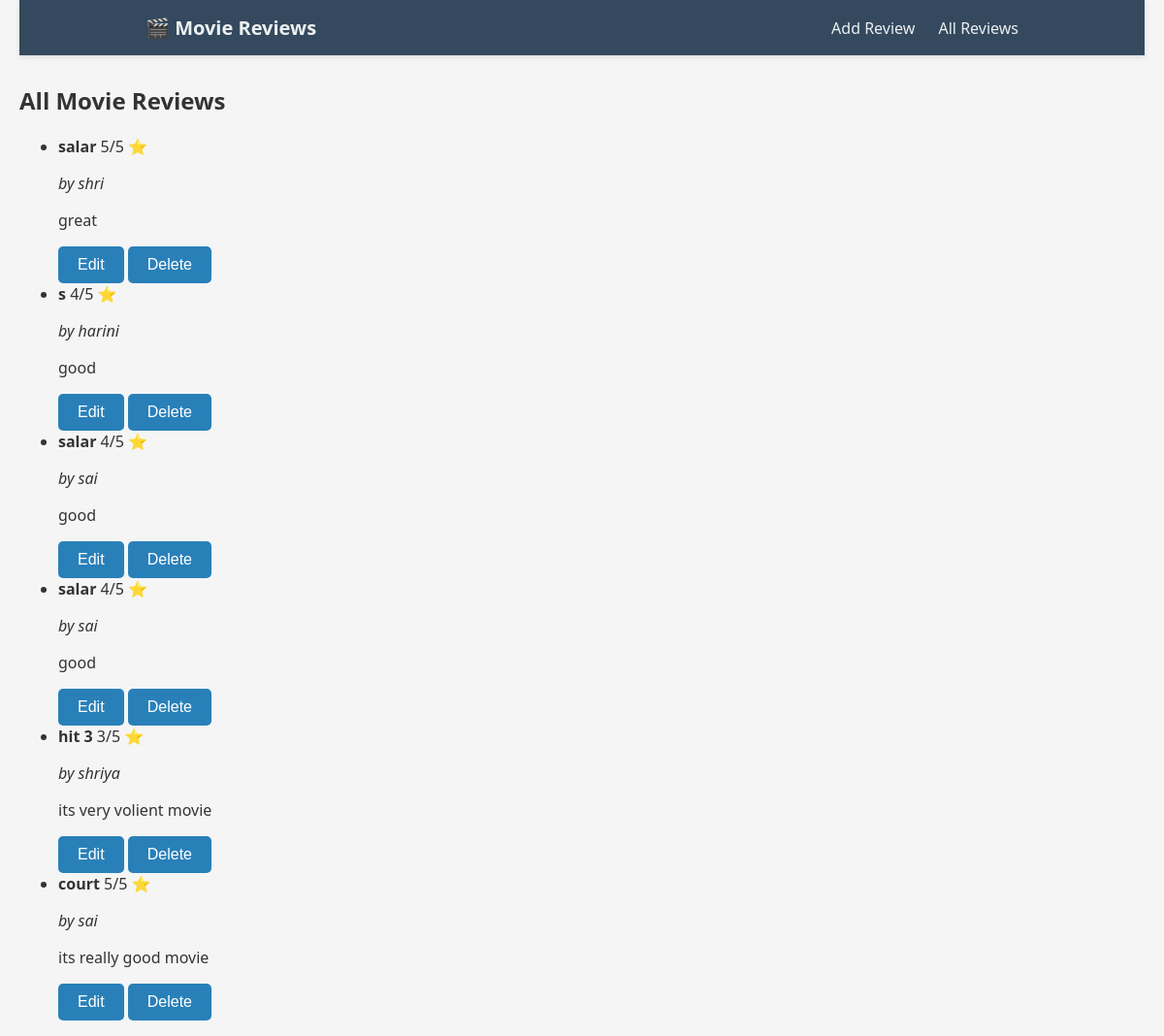
The app's page /reviews with its own data.
### tables this page shows
CREATE TABLE reviews (
    id INTEGER PRIMARY KEY AUTOINCREMENT,
    movie_title TEXT NOT NULL,
    reviewer_name TEXT NOT NULL,
    rating INTEGER NOT NULL,
    comment TEXT
);

### app.py (the view)
@app.route('/reviews')
def reviews():
    conn = get_db()
    rows = conn.execute("SELECT * FROM reviews ORDER BY id DESC").fetchall()
    conn.close()
    return render_template('reviews.html', reviews=rows)

### app.py (called while the page is built)
def get_db():
    conn = sqlite3.connect('movies.db')
    conn.row_factory = sqlite3.Row
    return conn

### templates/reviews.html (shortened to what this page needs)
<!DOCTYPE html>
<html>
<head>
  <link rel="stylesheet" href="{{ url_for('static', filename='style.css') }}">
</head>
<body>
  <nav class="navbar">
    <div class="nav-container">
      <a href="/" class="brand">🎬 Movie Reviews</a>
      <div class="nav-links">
        <a href="/add">Add Review</a>
        <a href="/reviews">All Reviews</a>
      </div>
    </div>
  </nav>
  <h2>All Movie Reviews</h2>
  <ul class="review-list">
    {% for review in reviews %}
      <li class="review-card">
        <div class="review-header">
          <strong>{{ review.movie_title }}</strong>
          <span class="rating">{{ review.rating }}/5 ⭐</span>
        </div>
        <p><i>by {{ review.reviewer_name }}</i></p>
        <p>{{ review.comment }}</p>
        <div class="review-actions">
          <form action="/edit/{{ review.id }}" method="GET" style="display:inline;">
            <button type="submit" class="edit-btn">Edit</button>
          </form>
          <form action="/delete/{{ review.id }}" method="POST" style="display:inline;">
            <button type="submit" class="delete-btn" onclick="return confirm('Are you sure you want to delete this review?')">Delete</button>
          </form>
        </div>
      </li>
    {% endfor %}
  </ul>
</body>
</html>

### static/style.css (style rules this page uses)
body { font-family: 'Segoe UI', sans-serif; background-color: #f5f5f5; margin: 0; padding: 0 20px; color: #333; }
.navbar { background-color: #34495e; padding: 15px 20px; box-shadow: 0 2px 6px rgba(0,0,0,0.1); margin-bottom: 30px; }
.nav-container { display: flex; justify-content: space-between; align-items: center; max-width: 900px; margin: 0 auto; }
.navbar .brand { color: #ecf0f1; font-weight: bold; font-size: 20px; text-decoration: none; }
.nav-links a { margin-left: 20px; text-decoration: none; color: #ecf0f1; font-weight: 500; transition: color 0.2s; }
button { padding: 10px 20px; background-color: #2980b9; color: white; border: none; border-radius: 5px; font-size: 16px; cursor: pointer; }

### records on screen
reviews: movie_title "salar", rating "5", reviewer_name "shri", comment "great"
reviews: movie_title "s", rating "4", reviewer_name "harini", comment "good"
reviews: movie_title "salar", rating "4", reviewer_name "sai", comment "good"
reviews: movie_title "salar", rating "4", reviewer_name "sai", comment "good"
reviews: movie_title "hit 3", rating "3", reviewer_name "shriya", comment "its very volient movie"
reviews: movie_title "court", rating "5", reviewer_name "sai", comment "its really good movie"
